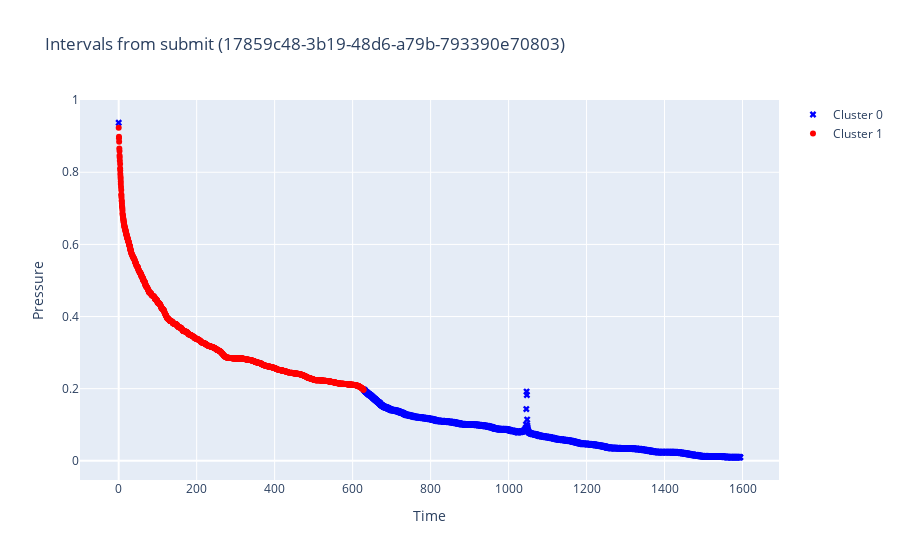

Notebook code for this chart:
### Markdown cell above
## Обработанная кластеризация

### Code cell
plot_data_from_submit(clust_df, filename, SUBMIT_OUTPUT_PATH)

### Figure 1 — Plotly figure (JSON) as saved in the notebook; plotly's stock layout.template omitted (floating-point values rounded to 4 significant figures; data arrays with more than 128 entries replaced by an {"elided": "..."} marker saying what was removed)
{"data": [{"marker": {"color": "blue", "size": 6, "symbol": "x"}, "mode": "markers", "name": "Cluster 0", "type": "scatter", "x": {"elided": "1507 float values"}, "y": {"elided": "1507 float values"}}, {"marker": {"color": "red", "size": 6, "symbol": "circle"}, "mode": "markers", "name": "Cluster 1", "type": "scatter", "x": {"elided": "1131 float values"}, "y": {"elided": "1131 float values"}}], "layout": {"showlegend": true, "title": {"text": "Intervals from submit (17859c48-3b19-48d6-a79b-793390e70803)"}, "xaxis": {"title": {"text": "Time"}}, "yaxis": {"title": {"text": "Pressure"}}}}
